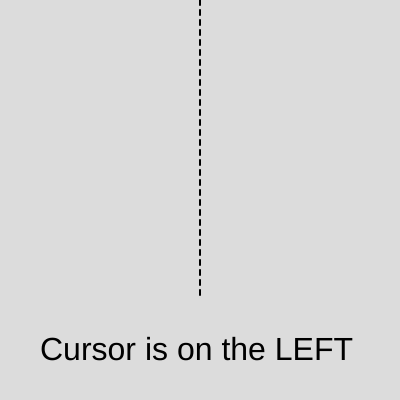
Frame 1 (no input)
Frame 60 (no input): identical to frame 1, image omitted
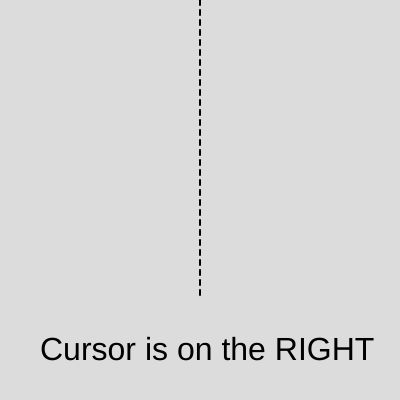
Frame 120 (the mouse pressed at the canvas centre since frame 60)

The p5.js sketch that drew these frames (run headless with seeded random() and noise() and a simulated clock; from frame 60 on, the mouse is pressed at the canvas centre):

// p5.js sketch
// ── sketch.js
function setup() {
  createCanvas(400, 400);
  setLineDash([5, 5]); //create the dashed line pattern here
  textSize(32);
}

function draw() {
  background(220);
  stroke(0);
  strokeWeight(2);
  line(width / 2, 0, width / 2, (height * 3) / 4);
  fill(0);
  noStroke();
  let position;
  if (mouseX >= width / 2) {
    position = "RIGHT";
  } else {
    position = "LEFT";
  }
  text("Cursor is on the " + position, width / 10, (height * 9) / 10);
}

function setLineDash(list) {
  drawingContext.setLineDash(list);
}
